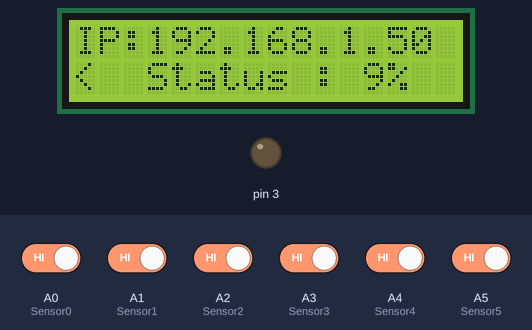
The sketch below on a simulated Arduino Uno, built with avr-gcc and run on an emulated ATmega328P. Parts: 16×2 character LCD, output pins drawn as LEDs (lit = HIGH). Inputs (shaded band) come from the test bench; at power-on: A0 (Sensor0), A1 (Sensor1), A2 (Sensor2), A3 (Sensor3), A4 (Sensor4), A5 (Sensor5) HIGH. WiFi joins after 1.5 s; servers stay silent unless stated; what the sketch prints to the serial monitor is not drawn.

Above: at 2.7 s.
2.8 s: A0 (Sensor0) driven LOW
At 3.4 s:
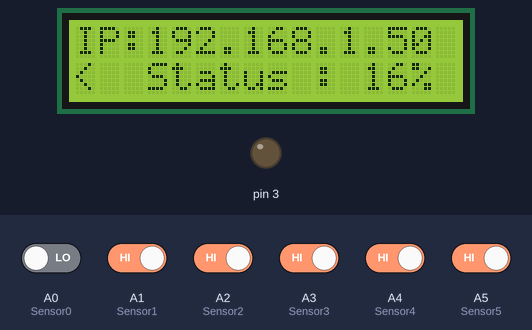
4.5 s: A0 (Sensor0) driven HIGH
At 5.4 s:
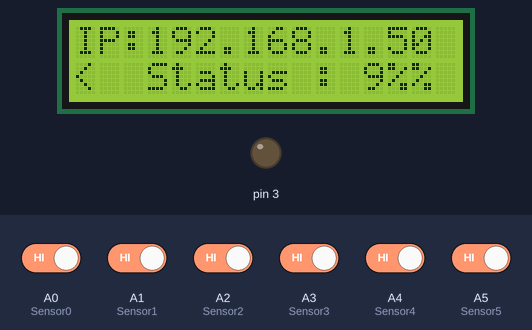
6.1 s: A5 (Sensor5) driven LOW
At 7.4 s:
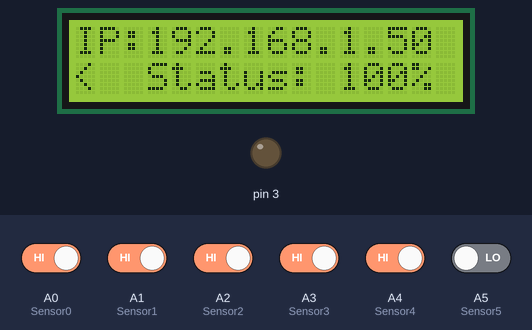
7.7 s: A5 (Sensor5) driven HIGH
At 8.3 s:
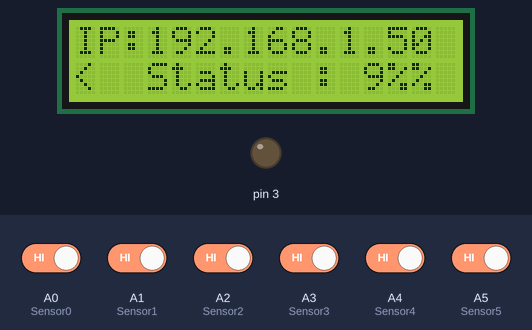
Timing chart, 0 to 10.3 s (numbered marks = the images above; inputs shaded):
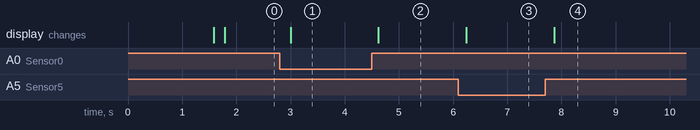

Measured:
- after the input at 2.8 s, the display: changes after 0.20 s (image 1)
- after the input at 4.5 s, the display: changes after 0.12 s (image 2)
- after the input at 6.1 s, the display: changes after 0.14 s (image 3)
- after the input at 7.7 s, the display: changes after 0.17 s (image 4)

The sketch:

water_level_sensor.ino
```cpp
    int Sensor0 = A0;
    int Sensor1 = A1;
    int Sensor2 = A2;
    int Sensor3 = A3;
    int Sensor4 = A4;
    int Sensor5 = A5;
    int val0,val1,val2,val3,val4,val5 = 0;

#include <LiquidCrystal.h>
LiquidCrystal lcd(9, 8, 7, 6, 5, 4);

#include <UIPEthernet.h>
EthernetClient client;
  signed long next;
  String Data="";
  String dev_id="1";
  long count;

void setcon(){
  uint8_t mac[6] = {0x00,0x01,0x02,0x03,0x04,0x06};
  Ethernet.begin(mac);
  lcd.setCursor(0, 0);
  lcd.print("IP:");
  lcd.setCursor(3, 0);
  lcd.print(Ethernet.localIP());
  Serial.print("subnetMask: ");
  Serial.println(Ethernet.subnetMask());
  Serial.print("gatewayIP: ");
  Serial.println(Ethernet.gatewayIP());
  Serial.print("dnsServerIP: ");
  Serial.println(Ethernet.dnsServerIP());
  //next = 0;

}

void con(String Data){
  /*if (((signed long)(millis() - next)) > 0)
    {
      next = millis() + 1000;
      Serial.println("Client connect");*/
      if (client.connect(IPAddress(10,0,35,9),1314))
        {
          //Serial.println("Client connected");
          client.print(dev_id+"|"+Data);
          Serial.println(dev_id+"|"+Data);
          lcd.setCursor(0, 1);
          lcd.print("<");
          count=0;
          /*while(client.available()==0)
          {
          if (next - millis() < 0)
               goto close;
          }
          int size;
          while((size = client.available()) > 0)
            {
             uint8_t* msg = (uint8_t*)malloc(size);
             size = client.read(msg,size);
             Serial.write(msg,size);
             free(msg);
            }
close:
          Serial.println("Client disconnect");
          client.stop();*/
        }
      else{
        //lcd.setCursor(0, 1);
        //lcd.print(">");
        Serial.println("Client connect failed");
        count=count+1;
        if (count==1){
          lcd.setCursor(0, 1);
          lcd.print(count);
        }else if (count==2){
          lcd.setCursor(0, 1);
          lcd.print(count);
        }else if (count==3){
          lcd.setCursor(0, 1);
          lcd.print(count);
        }else if (count==4){
          lcd.setCursor(0, 1);
          lcd.print(count);
        }else if (count==5){
          lcd.setCursor(0, 1);
          lcd.print(count);
        }
        Serial.println(count);
        if (count==5){
          setcon();
          count=0;
        }
      }
    //}
}

void LEDD(int delayon, int delayoff){
  digitalWrite(3, HIGH);
  delay(delayon);
  digitalWrite(3, LOW);
  delay(delayoff);
  digitalWrite(3, HIGH);
  delay(delayon);
  digitalWrite(3, LOW);
  delay(delayoff);
  }
void setup() {
Serial.begin(9600);
pinMode(3, OUTPUT);
//LEDD(100,50);
pinMode(Sensor0, INPUT_PULLUP);
pinMode(Sensor1, INPUT_PULLUP);
pinMode(Sensor2, INPUT_PULLUP);
pinMode(Sensor3, INPUT_PULLUP);
pinMode(Sensor4, INPUT_PULLUP);
pinMode(Sensor5, INPUT_PULLUP);
lcd.begin(16, 2);
lcd.print("                  ");
setcon();
}
void loop() {
  sensor_read();
}

void sensor_read() {
  val0 = digitalRead(Sensor0);
  val1 = digitalRead(Sensor1);
  val2 = digitalRead(Sensor2);
  val3 = digitalRead(Sensor3);
  val4 = digitalRead(Sensor4);
  val5 = digitalRead(Sensor5);
  if (val5 == LOW){

      lcd.setCursor(3, 1);
      lcd.print("Status: 100%");
      Data="100";
      //LEDD(100,50);

  } else {
      if (val0 == HIGH){
        lcd.setCursor(3, 1);
        lcd.print("Status : 9%");
        Data="9";
        //LEDD(100,50);

      } else if (val1 == HIGH){
        lcd.setCursor(3, 1);
        lcd.print("Status : 16%");
        Data="16";
      } else if (val2 == HIGH){
        lcd.setCursor(3, 1);
        lcd.print("Status : 33%");
        Data="33";
      } else if (val3 == HIGH){
        lcd.setCursor(3, 1);
        lcd.print("Status : 50%");
        Data="50";
      } else if (val4 == HIGH){
        lcd.setCursor(3, 1);
        lcd.print("Status : 66%");
        Data="66";
      } else if (val5 == HIGH){
        lcd.setCursor(3, 1);
        lcd.print("Status : 83%");
        Data="83";
      }
  }
       con(Data);
}
```
